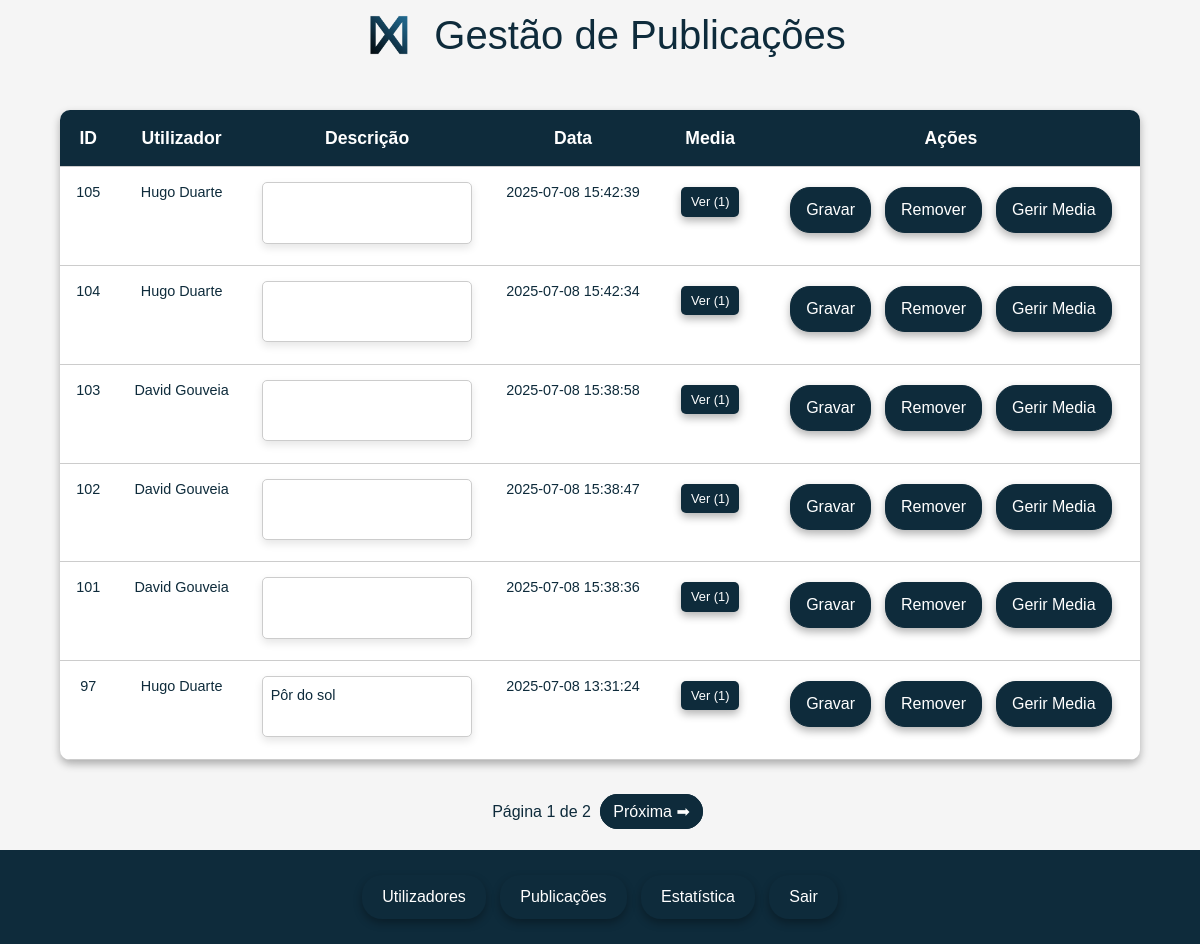
The page /admin/publicacoes.php (signed in) on the database its author committed.
### tables this page shows
CREATE TABLE `publicacao` (
  `idpublicacao` int(11) NOT NULL,
  `idutilizador` int(10) NOT NULL,
  `descricao` varchar(500) DEFAULT NULL,
  `data` datetime NOT NULL
);

CREATE TABLE `utilizador` (
  `idutilizador` int(11) NOT NULL,
  `nome` varchar(200) NOT NULL,
  `email` varchar(200) NOT NULL,
  `user` varchar(20) NOT NULL,
  `telemovel` int(9) NOT NULL,
  `data_nascimento` date NOT NULL,
  `data_registo` date NOT NULL,
  `pass` varchar(41) NOT NULL,
  `pais` varchar(255) DEFAULT NULL,
  `ft_perfil` longblob DEFAULT NULL,
  `ft_capa` longblob DEFAULT NULL,
  `id_tipos_utilizador` int(11) NOT NULL
);

### admin/publicacoes.php (the view, shortened to what this page needs)
<?php
require "../ligabd.php";
$porPagina = 6;
$paginaAtual = isset($_GET['pagina']) ? max(1, (int) $_GET['pagina']) : 1;
$offset = ($paginaAtual - 1) * $porPagina;
$ordenacao = isset($_GET['ordenar']) ? $_GET['ordenar'] : 'p.data DESC';
$sqlBase = "SELECT p.*, u.nome,
                   COUNT(pm.id) as total_media
            FROM publicacao p
            JOIN utilizador u ON p.idutilizador = u.idutilizador
            LEFT JOIN publicacao_media pm ON p.idpublicacao = pm.idpublicacao";
$where = [];
$sqlWhere = $where ? ' WHERE ' . implode(' AND ', $where) : '';
$sqlGroup = " GROUP BY p.idpublicacao";
$sqlTotal = $sqlBase . $sqlWhere . $sqlGroup;
$resultTotal = mysqli_query($con, "SELECT COUNT(*) as total FROM ($sqlTotal) as subquery");
$totalPublicacoes = mysqli_fetch_assoc($resultTotal)['total'];
$totalPaginas = ceil($totalPublicacoes / $porPagina);
$sql = $sqlBase . $sqlWhere . $sqlGroup . " ORDER BY $ordenacao LIMIT $porPagina OFFSET $offset";
$resultado = mysqli_query($con, $sql);
?>
<!DOCTYPE html>
<html lang="pt">
<head>
    <script src="https://cdn.jsdelivr.net/npm/@tailwindcss/browser@4"></script>
    <link rel="stylesheet" type="text/css" href="style.css">
</head>
<body>
    <h1><img src="../imagens/logo.png" alt="Logo"> Gestão de Publicações</h1>
    <table>
        <tr>
            <th>ID</th>
            <th>Utilizador</th>
            <th>Descrição</th>
            <th>Data</th>
            <th>Media</th>
            <th>Ações</th>
        </tr>
        <?php while ($reg = mysqli_fetch_assoc($resultado)): ?>
            <form id="form<?= $reg['idpublicacao'] ?>" method="post" enctype="multipart/form-data">
                <tr>
                    <td style="text-align: center;"><?= $reg['idpublicacao'] ?></td>
                    <td style="text-align: center;"><?= htmlspecialchars($reg['nome']) ?></td>
                    <td><textarea name="descricao" <?= empty($reg['descricao'] ?? "") ? "disabled" : "" ?>
                            style="width: 100%; resize:none; justify-content:center; "><?= htmlspecialchars($reg['descricao'] ?? "") ?></textarea></td>
                    <td style="text-align: center;"><?= $reg['data'] ?></td>
                    <td style="text-align: center;">
                        <?php if ($reg['total_media'] > 0): ?>
                            <button type="button" class="view-btn"
                                onclick="loadPostDetails(<?= $reg['idpublicacao'] ?>, '<?= isset($reg['descricao']) ? htmlspecialchars(addslashes($reg['descricao'])) : '' ?>')">
                                Ver (<?= $reg['total_media'] ?? 0 ?>)
                            </button>
                        <?php else: ?>
                            (sem media)
                        <?php endif; ?>
                    </td>
                    <td style="text-align: center;">
                        <button type="submit" onclick="gravar('form<?= $reg['idpublicacao'] ?>')">Gravar</button>
                        <button type="button" onclick="confirmarRemover('form<?= $reg['idpublicacao'] ?>')">Remover</button>
                        <a href="gerir_publicacao_media.php?id=<?= $reg['idpublicacao'] ?>">
                            <button type="button">Gerir Media</button>
                        </a>
                    </td>
                </tr>
            </form>
        <?php endwhile; ?>
    </table>
    <div class="paginacao" style="text-align: center; margin: 20px;">
        Página <?= $paginaAtual ?> de <?= $totalPaginas ?>
        <?php if ($paginaAtual < $totalPaginas): ?>
            <a href="?pagina=<?= $paginaAtual + 1 ?>">Próxima ➡</a>
        <?php endif; ?>
    </div>
    <div style="height:100px;"></div>
    <footer>
        <div class="footer-container">
            <a href="utilizadores.php"><button class="footerbutton">Utilizadores</button></a>
            <a href="publicacoes.php"><button class="footerbutton">Publicações</button></a>
            <a href="estatistica.php"><button class="footerbutton">Estatística</button></a>
            <a href="admin_choice.php"><button class="footerbutton">Sair</button></a>
        </div>
    </footer>
</body>
</html>

### admin/style.css (style rules this page uses)
body { margin: 0; font-family: Arial, sans-serif; display: flex; flex-direction: column; min-height: 100vh; background-color: #f5f5f5; color: #0e2b3b; }
table { width: 90%; margin: 20px auto; border-collapse: collapse; background-color: white; border-radius: 10px; box-shadow: 0 4px 8px rgba(0, 0, 0, 0.3); overflow: hidden; }
th, td { padding: 15px; text-align: left; border-bottom: 1px solid #ccc; }
th { background-color: #0e2b3b; color: white; font-size: 1.1rem; text-align: center; }
td { font-size: 0.9rem; }
button { padding: 10px 15px; font-size: 1rem; border: none; border-radius: 20px; cursor: pointer; background-color: #0e2b3b; color: white; transition: 0.3s ease; box-shadow: 0 4px 8px rgba(0, 0, 0, 0.3); border: 1px solid #0e2b3b; }
footer { background-color: #0e2b3b; padding: 20px 0; font-size: 16px; color: white; text-align: center; position: fixed; bottom: 0; left: 0; width: 100%; }
.footerbutton { padding: 10px 15px; font-size: 1rem; border: none; border-radius: 20px; cursor: pointer; background-color: transparent; color: white; transition: 0.3s ease; }
h1 { margin: 0; }
footer { color: #0e2b3b; font-size: 16px; text-align: center; }
.footerbutton { padding: 10px 20px; font-size: 1rem; border: none; border-radius: 20px; cursor: pointer; background-color: transparent; color: white; transition: 0.3s ease; display: inline-block; }
.paginacao a { padding: 8px 12px; background-color: #0e2b3b; color: white; border: 1px solid #0e2b3b; text-decoration: none; border-radius: 20px; transition: background-color 0.3s, color 0.3s; }

### admin/publicacoes.php (style rules this page uses)
h1 { display: flex; align-items: center; justify-content: center; font-size: 40px; color: #0e2b3b; margin-bottom: 20px; }
h1 img { width: 70px; height: auto; margin-right: 10px; }
.view-btn { background-color: #0e2b3b; color: white; border: none; padding: 5px 10px; border-radius: 5px; cursor: pointer; font-size: 0.8rem; transition: background-color 0.3s; }
table { width: 90%; margin: 20px auto; border-collapse: collapse; background-color: white; border-radius: 10px; box-shadow: 0 4px 8px rgba(0, 0, 0, 0.3); overflow: hidden; }
th, td { padding: 15px; text-align: left; border-bottom: 1px solid #ccc; vertical-align: top; }
th { background-color: #0e2b3b; color: white; font-size: 1.1rem; text-align: center; }
td { font-size: 0.9rem; }
textarea { width: 100%; padding: 8px; border: 1px solid #ccc; border-radius: 5px; font-size: 0.9rem; background-color: #fff; box-shadow: 0 4px 8px rgba(0, 0, 0, 0.1); resize: vertical; min-height: 60px; }
button { padding: 10px 15px; font-size: 1rem; border: none; border-radius: 20px; cursor: pointer; background-color: #0e2b3b; color: white; transition: 0.3s ease; box-shadow: 0 4px 8px rgba(0, 0, 0, 0.3); border: 1px solid #0e2b3b; margin: 5px; }
.paginacao a { padding: 8px 12px; background-color: #0e2b3b; color: white; border: 1px solid #0e2b3b; text-decoration: none; border-radius: 20px; transition: background-color 0.3s, color 0.3s; margin: 0 5px; }

### rows shown on the page
publicacao: idpublicacao "105", idutilizador.nome "Hugo Duarte", data "2025-07-08 15:42:39", total_media "1"
publicacao: idpublicacao "104", idutilizador.nome "Hugo Duarte", data "2025-07-08 15:42:34", total_media "1"
publicacao: idpublicacao "103", idutilizador.nome "David Gouveia", data "2025-07-08 15:38:58", total_media "1"
publicacao: idpublicacao "102", idutilizador.nome "David Gouveia", data "2025-07-08 15:38:47", total_media "1"
publicacao: idpublicacao "101", idutilizador.nome "David Gouveia", data "2025-07-08 15:38:36", total_media "1"
publicacao: idpublicacao "97", idutilizador.nome "Hugo Duarte", descricao "Pôr do sol", data "2025-07-08 13:31:24", total_media "1"

### other values the page prints
$paginaAtual "1"
$totalPaginas "2"
